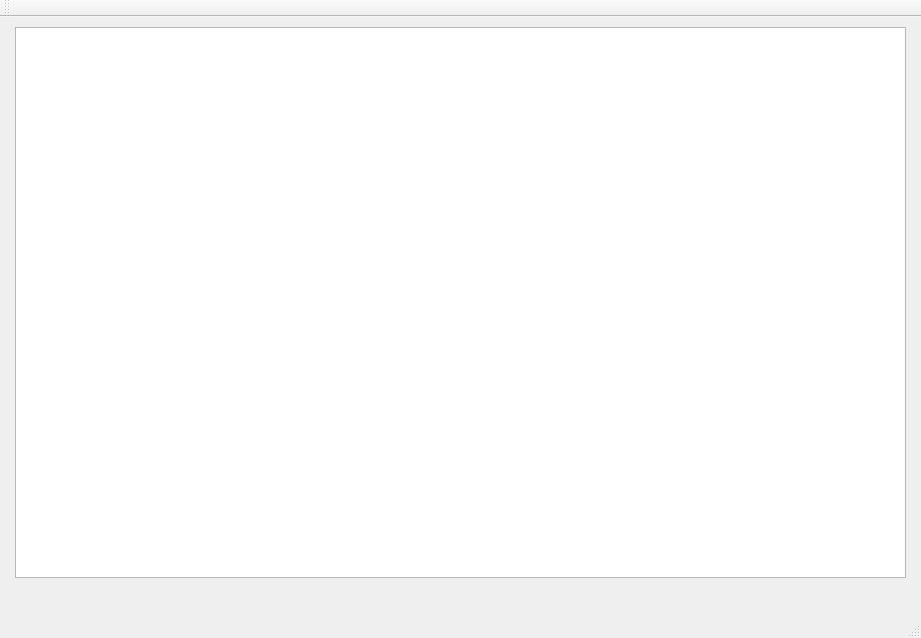
<?xml version="1.0" encoding="UTF-8"?>
<ui version="4.0">
 <class>MainWindow</class>
 <widget class="QMainWindow" name="MainWindow">
  <property name="geometry">
   <rect>
    <x>0</x>
    <y>0</y>
    <width>921</width>
    <height>638</height>
   </rect>
  </property>
  <property name="windowTitle">
   <string>Hardware info</string>
  </property>
  <widget class="QWidget" name="centralWidget">
   <widget class="QTableWidget" name="tableWidgetMain">
    <property name="geometry">
     <rect>
      <x>15</x>
      <y>10</y>
      <width>891</width>
      <height>551</height>
     </rect>
    </property>
   </widget>
  </widget>
  <widget class="QMenuBar" name="menuBar">
   <property name="geometry">
    <rect>
     <x>0</x>
     <y>0</y>
     <width>921</width>
     <height>26</height>
    </rect>
   </property>
  </widget>
  <widget class="QToolBar" name="mainToolBar">
   <attribute name="toolBarArea">
    <enum>TopToolBarArea</enum>
   </attribute>
   <attribute name="toolBarBreak">
    <bool>false</bool>
   </attribute>
  </widget>
  <widget class="QStatusBar" name="statusBar"/>
 </widget>
 <layoutdefault spacing="6" margin="11"/>
 <resources/>
 <connections/>
</ui>
